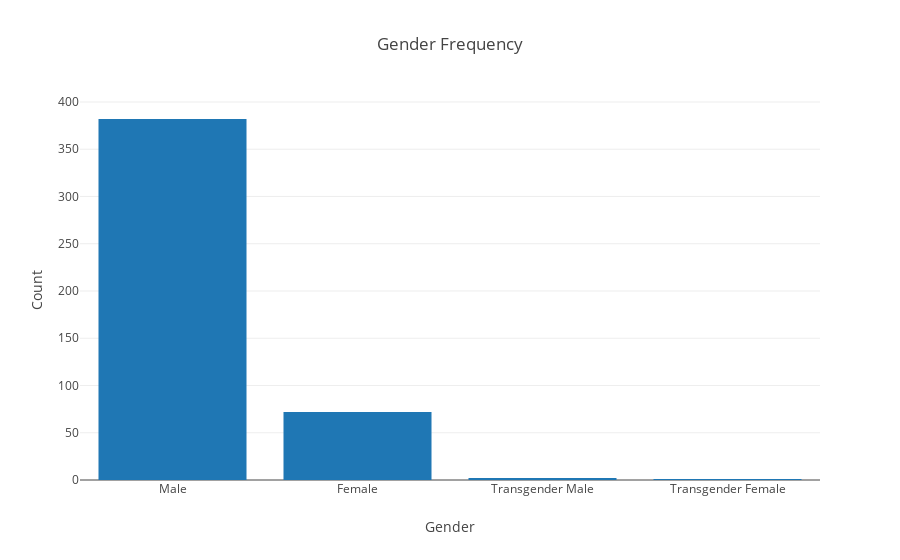

Notebook cell for this chart:
### Code cell
# Gender counts

data = [go.Bar(x = ['Male', 'Female', 'Transgender Male', 'Transgender Female'],
              y = df.gender.value_counts())]
layout = go.Layout(
    title='Gender Frequency',
    xaxis=dict(
        title='Gender'
    ),
    yaxis=dict(
        title='Count'
        )
    )

fig = go.Figure(data=data, layout=layout)
plty.offline.iplot(fig)

### Figure 1 — Plotly figure (JSON) as saved in the notebook; plotly's stock layout.template omitted (floating-point values rounded to 4 significant figures)
{"data": [{"type": "bar", "uid": "fe9fbec1-4742-4664-8fa7-fcca608359b7", "x": ["Male", "Female", "Transgender Male", "Transgender Female"], "y": [382, 72, 2, 1]}], "layout": {"title": {"text": "Gender Frequency"}, "xaxis": {"title": {"text": "Gender"}}, "yaxis": {"title": {"text": "Count"}}}}
